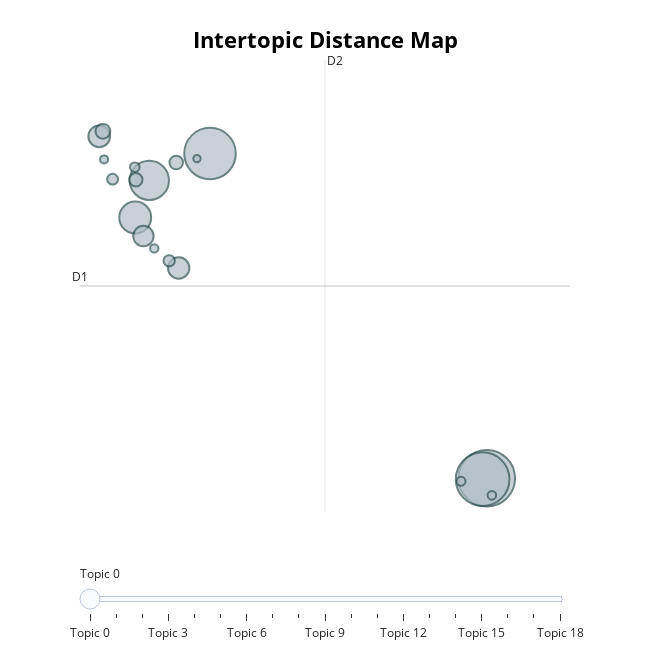

Here is the notebook cell this chart was saved with:
### Code cell
topic_model.visualize_topics()

### Figure 1 — Plotly figure (JSON) as saved in the notebook; plotly's stock layout.template omitted (floating-point values rounded to 4 significant figures)
{"data": [{"customdata": [[0, "the | and | to | of | space", 595], [1, "the | and | for | to | image", 535], [2, "the | of | to | and | in", 494], [3, "the | of | that | to | and", 286], [4, "that | is | of | to | the", 189], [5, "the | of | and | to | in", 87], [6, "hello |  |  |  | ", 85], [7, "is | that | moral | the | to", 77], [8, "the | koresh | they | fbi | to", 41], [9, "to | the | that | homosexuality | of", 34], [10, "the | easter | that | is | of", 33], [11, "joke | post | list | the | nicknames", 24], [12, "marriage | married | to | the | that", 22], [13, "order | oto | the | of | reuss", 17], [14, "42 | question | the | answer | was", 15], [15, "photography | kirlian | pictures | object | fields", 14], [16, "motto | things | it | that | the", 13], [17, "the | pope | church | schism | of", 12], [18, "cancer | center | research | centers | medical", 10]], "hovertemplate": "<b>Topic %{customdata[0]}</b><br>%{customdata[1]}<br>Size: %{customdata[2]}", "legendgroup": "", "marker": {"color": "#B0BEC5", "line": {"color": "DarkSlateGrey", "width": 2}, "size": [595, 535, 494, 286, 189, 87, 85, 77, 41, 34, 33, 24, 22, 17, 15, 14, 13, 12, 10], "sizemode": "area", "sizeref": 0.3719, "symbol": "circle"}, "mode": "markers", "name": "", "orientation": "v", "showlegend": false, "type": "scatter", "x": [12.99, 12.89, 6.02, 4.491, 4.135, 3.229, 5.231, 4.343, 3.321, 5.169, 4.151, 4.992, 3.566, 4.125, 12.34, 13.12, 4.616, 3.351, 5.692], "xaxis": "x", "y": [3.95, 3.921, 13.94, 13.11, 11.97, 14.47, 10.42, 11.4, 14.62, 13.66, 13.13, 10.64, 13.15, 13.52, 3.857, 3.424, 11.02, 13.76, 13.78], "yaxis": "y"}], "layout": {"annotations": [{"showarrow": false, "text": "D1", "x": 2.744, "y": 9.864, "yshift": 10}, {"showarrow": false, "text": "D2", "x": 8.917, "xshift": 10, "y": 16.82}], "height": 650, "hoverlabel": {"bgcolor": "white", "font": {"family": "Rockwell", "size": 16}}, "legend": {"itemsizing": "constant", "tracegroupgap": 0}, "margin": {"t": 60}, "shapes": [{"line": {"color": "#CFD8DC", "width": 2}, "type": "line", "x0": 8.917, "x1": 8.917, "y0": 2.911, "y1": 16.82}, {"line": {"color": "#9E9E9E", "width": 2}, "type": "line", "x0": 2.744, "x1": 15.09, "y0": 9.864, "y1": 9.864}], "sliders": [{"active": 0, "pad": {"t": 50}, "steps": [{"args": [{"marker.color": [["red", "#B0BEC5", "#B0BEC5", "#B0BEC5", "#B0BEC5", "#B0BEC5", "#B0BEC5", "#B0BEC5", "#B0BEC5", "#B0BEC5", "#B0BEC5", "#B0BEC5", "#B0BEC5", "#B0BEC5", "#B0BEC5", "#B0BEC5", "#B0BEC5", "#B0BEC5", "#B0BEC5"]]}], "label": "Topic 0", "method": "update"}, {"args": [{"marker.color": [["#B0BEC5", "red", "#B0BEC5", "#B0BEC5", "#B0BEC5", "#B0BEC5", "#B0BEC5", "#B0BEC5", "#B0BEC5", "#B0BEC5", "#B0BEC5", "#B0BEC5", "#B0BEC5", "#B0BEC5", "#B0BEC5", "#B0BEC5", "#B0BEC5", "#B0BEC5", "#B0BEC5"]]}], "label": "Topic 1", "method": "update"}, {"args": [{"marker.color": [["#B0BEC5", "#B0BEC5", "red", "#B0BEC5", "#B0BEC5", "#B0BEC5", "#B0BEC5", "#B0BEC5", "#B0BEC5", "#B0BEC5", "#B0BEC5", "#B0BEC5", "#B0BEC5", "#B0BEC5", "#B0BEC5", "#B0BEC5", "#B0BEC5", "#B0BEC5", "#B0BEC5"]]}], "label": "Topic 2", "method": "update"}, {"args": [{"marker.color": [["#B0BEC5", "#B0BEC5", "#B0BEC5", "red", "#B0BEC5", "#B0BEC5", "#B0BEC5", "#B0BEC5", "#B0BEC5", "#B0BEC5", "#B0BEC5", "#B0BEC5", "#B0BEC5", "#B0BEC5", "#B0BEC5", "#B0BEC5", "#B0BEC5", "#B0BEC5", "#B0BEC5"]]}], "label": "Topic 3", "method": "update"}, {"args": [{"marker.color": [["#B0BEC5", "#B0BEC5", "#B0BEC5", "#B0BEC5", "red", "#B0BEC5", "#B0BEC5", "#B0BEC5", "#B0BEC5", "#B0BEC5", "#B0BEC5", "#B0BEC5", "#B0BEC5", "#B0BEC5", "#B0BEC5", "#B0BEC5", "#B0BEC5", "#B0BEC5", "#B0BEC5"]]}], "label": "Topic 4", "method": "update"}, {"args": [{"marker.color": [["#B0BEC5", "#B0BEC5", "#B0BEC5", "#B0BEC5", "#B0BEC5", "red", "#B0BEC5", "#B0BEC5", "#B0BEC5", "#B0BEC5", "#B0BEC5", "#B0BEC5", "#B0BEC5", "#B0BEC5", "#B0BEC5", "#B0BEC5", "#B0BEC5", "#B0BEC5", "#B0BEC5"]]}], "label": "Topic 5", "method": "update"}, {"args": [{"marker.color": [["#B0BEC5", "#B0BEC5", "#B0BEC5", "#B0BEC5", "#B0BEC5", "#B0BEC5", "red", "#B0BEC5", "#B0BEC5", "#B0BEC5", "#B0BEC5", "#B0BEC5", "#B0BEC5", "#B0BEC5", "#B0BEC5", "#B0BEC5", "#B0BEC5", "#B0BEC5", "#B0BEC5"]]}], "label": "Topic 6", "method": "update"}, {"args": [{"marker.color": [["#B0BEC5", "#B0BEC5", "#B0BEC5", "#B0BEC5", "#B0BEC5", "#B0BEC5", "#B0BEC5", "red", "#B0BEC5", "#B0BEC5", "#B0BEC5", "#B0BEC5", "#B0BEC5", "#B0BEC5", "#B0BEC5", "#B0BEC5", "#B0BEC5", "#B0BEC5", "#B0BEC5"]]}], "label": "Topic 7", "method": "update"}, {"args": [{"marker.color": [["#B0BEC5", "#B0BEC5", "#B0BEC5", "#B0BEC5", "#B0BEC5", "#B0BEC5", "#B0BEC5", "#B0BEC5", "red", "#B0BEC5", "#B0BEC5", "#B0BEC5", "#B0BEC5", "#B0BEC5", "#B0BEC5", "#B0BEC5", "#B0BEC5", "#B0BEC5", "#B0BEC5"]]}], "label": "Topic 8", "method": "update"}, {"args": [{"marker.color": [["#B0BEC5", "#B0BEC5", "#B0BEC5", "#B0BEC5", "#B0BEC5", "#B0BEC5", "#B0BEC5", "#B0BEC5", "#B0BEC5", "red", "#B0BEC5", "#B0BEC5", "#B0BEC5", "#B0BEC5", "#B0BEC5", "#B0BEC5", "#B0BEC5", "#B0BEC5", "#B0BEC5"]]}], "label": "Topic 9", "method": "update"}, {"args": [{"marker.color": [["#B0BEC5", "#B0BEC5", "#B0BEC5", "#B0BEC5", "#B0BEC5", "#B0BEC5", "#B0BEC5", "#B0BEC5", "#B0BEC5", "#B0BEC5", "red", "#B0BEC5", "#B0BEC5", "#B0BEC5", "#B0BEC5", "#B0BEC5", "#B0BEC5", "#B0BEC5", "#B0BEC5"]]}], "label": "Topic 10", "method": "update"}, {"args": [{"marker.color": [["#B0BEC5", "#B0BEC5", "#B0BEC5", "#B0BEC5", "#B0BEC5", "#B0BEC5", "#B0BEC5", "#B0BEC5", "#B0BEC5", "#B0BEC5", "#B0BEC5", "red", "#B0BEC5", "#B0BEC5", "#B0BEC5", "#B0BEC5", "#B0BEC5", "#B0BEC5", "#B0BEC5"]]}], "label": "Topic 11", "method": "update"}, {"args": [{"marker.color": [["#B0BEC5", "#B0BEC5", "#B0BEC5", "#B0BEC5", "#B0BEC5", "#B0BEC5", "#B0BEC5", "#B0BEC5", "#B0BEC5", "#B0BEC5", "#B0BEC5", "#B0BEC5", "red", "#B0BEC5", "#B0BEC5", "#B0BEC5", "#B0BEC5", "#B0BEC5", "#B0BEC5"]]}], "label": "Topic 12", "method": "update"}, {"args": [{"marker.color": [["#B0BEC5", "#B0BEC5", "#B0BEC5", "#B0BEC5", "#B0BEC5", "#B0BEC5", "#B0BEC5", "#B0BEC5", "#B0BEC5", "#B0BEC5", "#B0BEC5", "#B0BEC5", "#B0BEC5", "red", "#B0BEC5", "#B0BEC5", "#B0BEC5", "#B0BEC5", "#B0BEC5"]]}], "label": "Topic 13", "method": "update"}, {"args": [{"marker.color": [["#B0BEC5", "#B0BEC5", "#B0BEC5", "#B0BEC5", "#B0BEC5", "#B0BEC5", "#B0BEC5", "#B0BEC5", "#B0BEC5", "#B0BEC5", "#B0BEC5", "#B0BEC5", "#B0BEC5", "#B0BEC5", "red", "#B0BEC5", "#B0BEC5", "#B0BEC5", "#B0BEC5"]]}], "label": "Topic 14", "method": "update"}, {"args": [{"marker.color": [["#B0BEC5", "#B0BEC5", "#B0BEC5", "#B0BEC5", "#B0BEC5", "#B0BEC5", "#B0BEC5", "#B0BEC5", "#B0BEC5", "#B0BEC5", "#B0BEC5", "#B0BEC5", "#B0BEC5", "#B0BEC5", "#B0BEC5", "red", "#B0BEC5", "#B0BEC5", "#B0BEC5"]]}], "label": "Topic 15", "method": "update"}, {"args": [{"marker.color": [["#B0BEC5", "#B0BEC5", "#B0BEC5", "#B0BEC5", "#B0BEC5", "#B0BEC5", "#B0BEC5", "#B0BEC5", "#B0BEC5", "#B0BEC5", "#B0BEC5", "#B0BEC5", "#B0BEC5", "#B0BEC5", "#B0BEC5", "#B0BEC5", "red", "#B0BEC5", "#B0BEC5"]]}], "label": "Topic 16", "method": "update"}, {"args": [{"marker.color": [["#B0BEC5", "#B0BEC5", "#B0BEC5", "#B0BEC5", "#B0BEC5", "#B0BEC5", "#B0BEC5", "#B0BEC5", "#B0BEC5", "#B0BEC5", "#B0BEC5", "#B0BEC5", "#B0BEC5", "#B0BEC5", "#B0BEC5", "#B0BEC5", "#B0BEC5", "red", "#B0BEC5"]]}], "label": "Topic 17", "method": "update"}, {"args": [{"marker.color": [["#B0BEC5", "#B0BEC5", "#B0BEC5", "#B0BEC5", "#B0BEC5", "#B0BEC5", "#B0BEC5", "#B0BEC5", "#B0BEC5", "#B0BEC5", "#B0BEC5", "#B0BEC5", "#B0BEC5", "#B0BEC5", "#B0BEC5", "#B0BEC5", "#B0BEC5", "#B0BEC5", "red"]]}], "label": "Topic 18", "method": "update"}]}], "title": {"font": {"color": "Black", "size": 22}, "text": "<b>Intertopic Distance Map</b>", "x": 0.5, "xanchor": "center", "y": 0.95, "yanchor": "top"}, "width": 650, "xaxis": {"anchor": "y", "domain": [0, 1], "range": [2.744, 15.09], "title": {"text": ""}, "type": "linear", "visible": false}, "yaxis": {"anchor": "x", "domain": [0, 1], "range": [2.911, 16.82], "title": {"text": ""}, "type": "linear", "visible": false}}}
